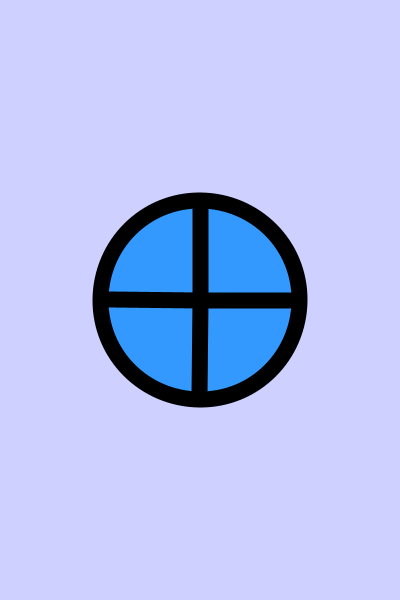
Frame 1 (no input)
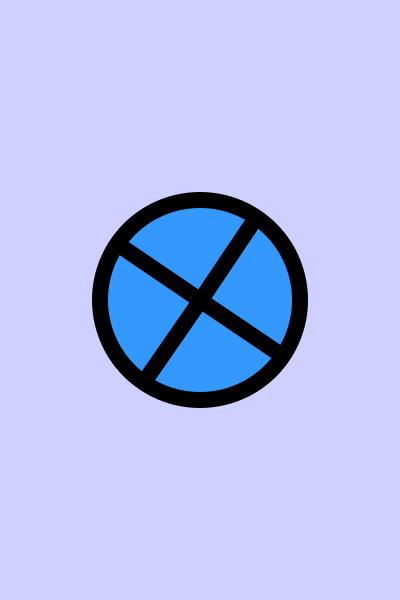
Frame 60 (the mouse pressed at the canvas centre just before this capture)
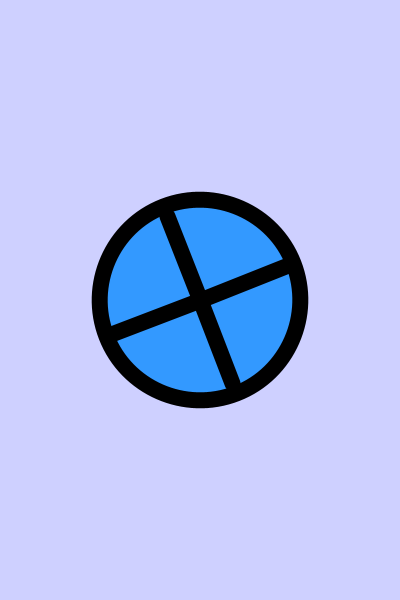
Frame 120 (the mouse held since frame 60 and released just before this capture)

The Processing sketch that drew these frames (run headless with seeded random() and noise(); from frame 60 on, the mouse is pressed at the canvas centre):

// Processing sketch: Hjul
// ── Hjul.pde
void setup(){
size(400,600);
}
void draw(){
background(206,208,255);

translate(200,300);
rotate(frameCount/100.0);

fill(51,153,255);
strokeWeight(16);
circle(0,0,200);
line(0,0,0,95);
line(0,0,0,-95);
line(0,0,90,0);
line(0,0,-90,0);



}
